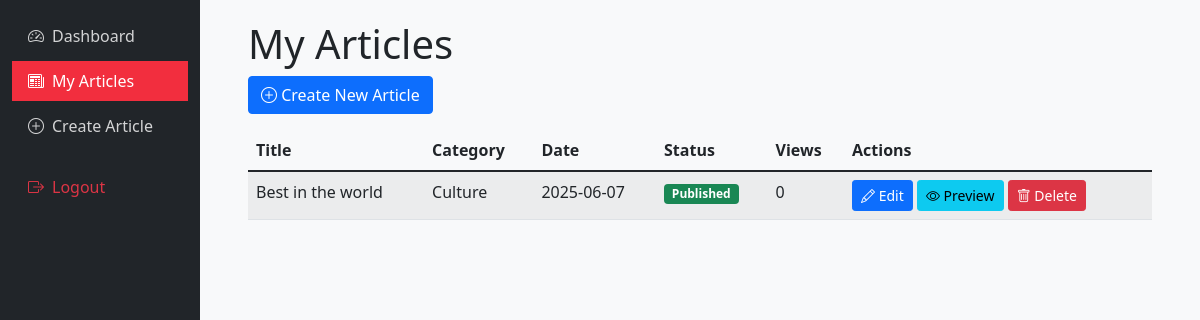
The app's page /journalist/articles (signed in), older data.
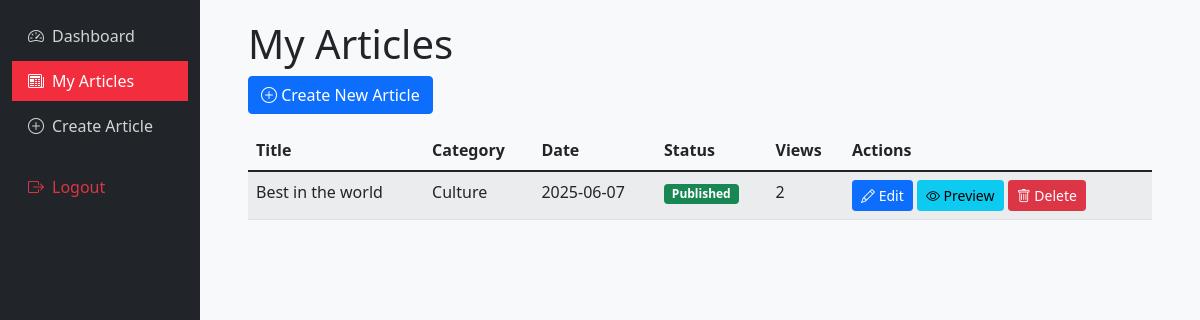
The same page, newer data.
### app.py (models this page shows)
class News(db.Model):
    id = db.Column(db.Integer, primary_key=True)
    title = db.Column(db.String(200), nullable=False)
    content = db.Column(db.Text, nullable=False)
    category = db.Column(db.String(50), nullable=False)
    image = db.Column(db.String(100), nullable=False, default='default_news.jpg')
    date_posted = db.Column(db.DateTime, nullable=False, default=datetime.utcnow)
    is_published = db.Column(db.Boolean, default=False)
    views = db.Column(db.Integer, default=0)
    user_id = db.Column(db.Integer, db.ForeignKey('user.id'), nullable=False)

### app.py (the view)
@app.route('/journalist/articles')
@login_required
def journalist_articles():
    if current_user.role not in ['journalist', 'senior_journalist', 'junior_journalist']:
        flash('You are not authorized to access this page', 'error')
        return redirect(url_for('home'))
    articles = News.query.filter_by(user_id=current_user.id).order_by(News.date_posted.desc()).all()
    return render_template('journalist_articles.html', articles=articles)

### app.py (called while the page is built)
@login_manager.user_loader
def load_user(user_id):
    return User.query.get(int(user_id))

@app.context_processor
def inject_datetime():
    return {'datetime': datetime}

### templates/journalist_articles.html (shortened to what this page needs)
{% extends "journalist_base.html" %}
{% block content %}
<div class="container">
    <h1>My Articles</h1>
    <div class="mb-3">
        <a href="{{ url_for('new_article') }}" class="btn btn-primary">
            <i class="bi bi-plus-circle"></i> Create New Article
        </a>
    </div>
    <div class="table-responsive">
        <table class="table table-striped">
            <thead>
                <tr>
                    <th>Title</th>
                    <th>Category</th>
                    <th>Date</th>
                    <th>Status</th>
                    <th>Views</th>
                    <th>Actions</th>
                </tr>
            </thead>
            <tbody>
                {% for article in articles %}
                <tr>
                    <td>{{ article.title }}</td>
                    <td>{{ article.category }}</td>
                    <td>{{ article.date_posted.strftime('%Y-%m-%d') }}</td>
                    <td>
                        {% if article.is_published %}
                            <span class="badge bg-success">Published</span>
                        {% else %}
                            <span class="badge bg-warning">Pending</span>
                        {% endif %}
                    </td>
                    <td>{{ article.views }}</td>
                    <td>
                        <a href="{{ url_for('edit_article', article_id=article.id) }}" class="btn btn-sm btn-primary">
                            <i class="bi bi-pencil"></i> Edit
                        </a>
                        <a href="{{ url_for('preview_article', article_id=article.id) }}" class="btn btn-sm btn-info">
                            <i class="bi bi-eye"></i> Preview
                        </a>
                        <button class="btn btn-sm btn-danger delete-article" data-id="{{ article.id }}">
                            <i class="bi bi-trash"></i> Delete
                        </button>
                    </td>
                </tr>
                {% else %}
                <tr>
                    <td colspan="6" class="text-center">No articles found</td>
                </tr>
                {% endfor %}
            </tbody>
        </table>
    </div>
</div>
{% endblock %}

### templates/journalist_base.html (shortened to what this page needs)
<!DOCTYPE html>
<html lang="en">
<head>
    <link href="https://cdn.jsdelivr.net/npm/bootstrap@5.1.3/dist/css/bootstrap.min.css" rel="stylesheet">
    <link rel="stylesheet" href="https://cdn.jsdelivr.net/npm/bootstrap-icons@1.8.0/font/bootstrap-icons.css">
</head>
<body>
    <div class="container-fluid">
        <div class="row">
            <div class="col-md-3 col-lg-2 d-md-block sidebar collapse bg-dark">
                <div class="position-sticky pt-3">
                    <ul class="nav flex-column">
                        <li class="nav-item">
                            <a class="nav-link" href="{{ url_for('journalist_home') }}">
                                <i class="bi bi-speedometer2 me-2"></i>Dashboard
                            </a>
                        </li>
                        <li class="nav-item">
                            <a class="nav-link active" href="{{ url_for('journalist_articles') }}">
                                <i class="bi bi-newspaper me-2"></i>My Articles
                            </a>
                        </li>
                        <li class="nav-item">
                            <a class="nav-link" href="{{ url_for('new_article') }}">
                                <i class="bi bi-plus-circle me-2"></i>Create Article
                            </a>
                        </li>
                        <li class="nav-item mt-3">
                            <a class="nav-link text-danger" href="{{ url_for('logout') }}">
                                <i class="bi bi-box-arrow-right me-2"></i>Logout
                            </a>
                        </li>
                    </ul>
                </div>
            </div>
            <main class="col-md-9 ms-sm-auto col-lg-10 px-md-4 main-content">
                {% block content %}{% endblock %}
            </main>
        </div>
    </div>
</body>
</html>

### templates/journalist_base.html (style rules this page uses)
body { background-color: #f8f9fa; }
.sidebar { min-height: 100vh; background-color: #0b3c5d; color: white; }
.sidebar .nav-link { color: rgba(255, 255, 255, 0.8); margin-bottom: 5px; }
.sidebar .nav-link.active { color: white; background-color: #f22e3e; }
.main-content { padding: 20px; }

Row changes from the older to the newer data that the page shows:
changed News "Best in the world": views "0" → "2"
